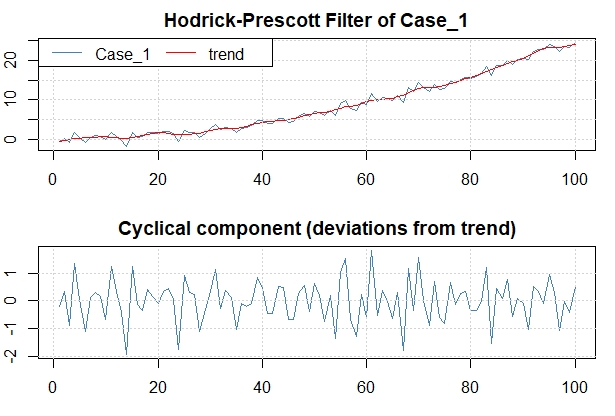

Write R code to recreate this figure.
library(mFilter)

# Case 1 - Sginal in Noise

set.seed(001)
x = rnorm(100, 0, 1)
white_noise = ts(x)
n = c(1: 100)
signal = (n / 20) ^ 2
Case_1 = ts(signal + white_noise)
plot(Case_1)

# Apply the HP filter

Case_1.hp = hpfilter(Case_1)
plot(Case_1.hp)
